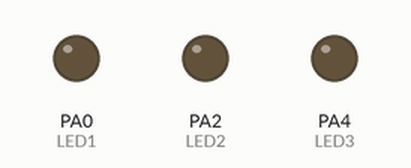
Bench run of a program on a simulated STM32 Blue Pill. On the bench: output pins drawn as LEDs (lit = HIGH).

Above: at 0.5 s.
At 1.5 s:
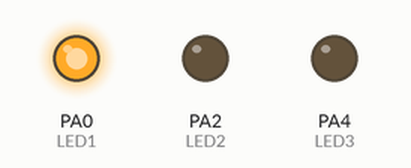
At 3.5 s:
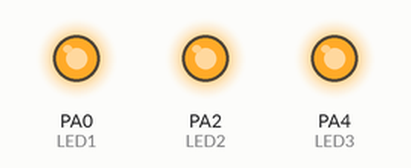
At 4.5 s:
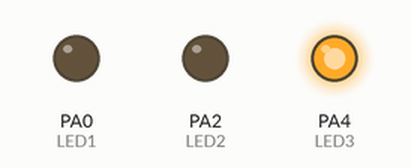
At 5.5 s:
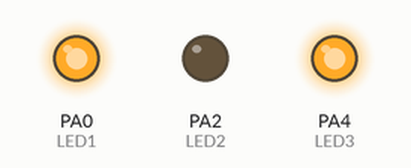
At 6.5 s:
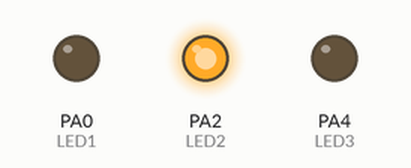
Timing chart, 0 to 7.8 s (numbered marks = the images above):
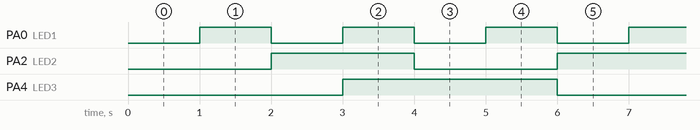

Measured:
- by itself, PA0 (LED1): alternates HIGH for 1.0 s and LOW for 1.0 s
- by itself, PA2 (LED2): alternates HIGH for 2.0 s and LOW for 2.0 s
- by itself, PA4 (LED3): alternates HIGH for 3.0 s and LOW for 3.0 s

The program:

main.cpp
```cpp
#include <Arduino.h>
#include <HardwareTimer.h>

#define LED1 PA0
#define LED2 PA2
#define LED3 PA4

#define INTERVAL1 1000000
#define INTERVAL2 2000000
#define INTERVAL3 3000000

HardwareTimer Timer1(TIM2);
HardwareTimer Timer2(TIM3);
HardwareTimer Timer3(TIM4);

void ngat1()
{
  digitalWrite(LED1, !digitalRead(LED1));
}

void ngat2()
{
  digitalWrite(LED2, !digitalRead(LED2));
}

void ngat3()
{
  digitalWrite(LED3, !digitalRead(LED3));
}

void setup() {
  pinMode(LED1, OUTPUT);
  pinMode(LED2, OUTPUT);
  pinMode(LED3, OUTPUT);

  Timer1.pause();
  Timer1.setOverflow(INTERVAL1, MICROSEC_FORMAT);
  Timer1.attachInterrupt(ngat1);
  Timer1.resume();

  Timer2.pause();
  Timer2.setOverflow(INTERVAL2, MICROSEC_FORMAT);
  Timer2.attachInterrupt(ngat2);
  Timer2.resume();

  Timer3.pause();
  Timer3.setOverflow(INTERVAL3, MICROSEC_FORMAT);
  Timer3.attachInterrupt(ngat3);
  Timer3.resume();
}

void loop() {
  delay(1000);
}
```
